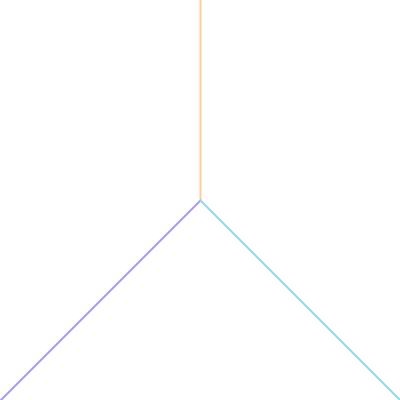
Frame 1 (no input)
Frame 60 (the mouse pressed at the canvas centre just before this capture): identical to frame 1, image omitted
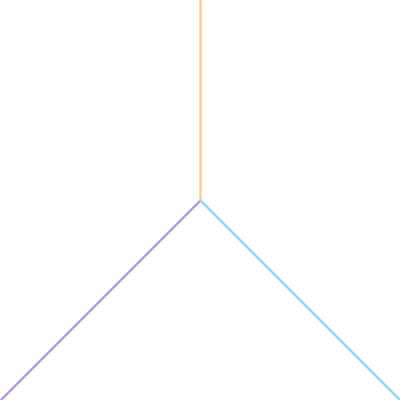
Frame 120 (the mouse held since frame 60 and released just before this capture)

The Processing sketch that drew these frames (run headless with seeded random() and noise(); from frame 60 on, the mouse is pressed at the canvas centre):

// Processing sketch: processing_116442
// ── processing_116442.pde

// schiffman page 53
// exercise 4-4
// use variables to replace hard-coded values

int backgroundMaskStrength = 75;
float myMouseX;
float myMouseY;
boolean isDrawing = false;

//--------------------------
void setup(){
  size(400,400);
  smooth();
  background(255);
  
  float tX = width/2;
  float tY = height/2;
  
  drawLines(tX,tY);  
}


//--------------------------
void  drawLines(float p_mouseX,float p_mouseY){
  strokeWeight(2); 
  stroke(255,204,152);
  line(width/2,0,p_mouseX,p_mouseY);
  strokeWeight(2);
  stroke(170,154,239);
  line(0,height,p_mouseX,p_mouseY);
  stroke(143,215,235);
  line(width,height,p_mouseX,p_mouseY);
  stroke(255,255,255);
}


//--------------------------
void mousePressed(){
  isDrawing = !isDrawing;
}


//--------------------------
void draw(){

  if(isDrawing){
    // draw white transparent layer over
    // background to allow past movements 
    // to show briefly
    fill ( 255, 255, 255, backgroundMaskStrength);
    // needs extra to cover blue at edges that appears for
    // no reason I can think of
    rect (0, 0, width , height );
    drawLines(mouseX,mouseY);
  }
}
